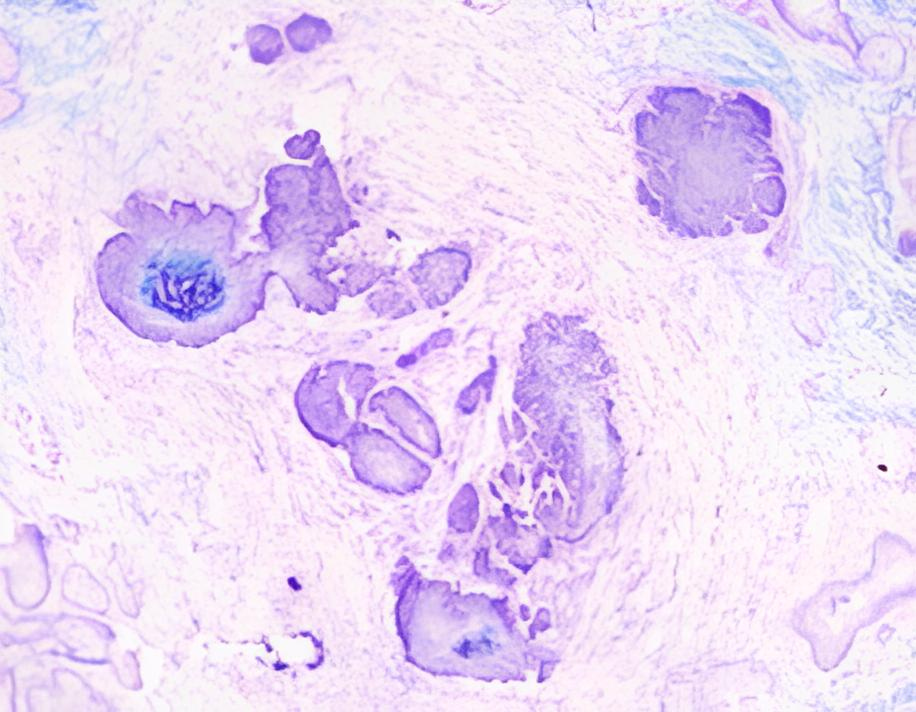
#> input picture HW5/images/image2.jpg, 916 x 712 px
$ python p2.py
#> lines starting #> are read from the running program, lines starting #| are printed output that depends on the picture; after the words box and inside, x2 and y2 are one past the last pixel; in counts of white or black regions, pixels touching at a corner belong together
# -*- coding: utf-8 -*-
"""
Created on Wed Dec  4 15:56:34 2024

@author: jeff9
"""


import cv2
import numpy as np
import matplotlib.pyplot as plt

image = cv2.imread('./images/image2.jpg')
#> image is the input picture: shape (712, 916, 3); mean B, G, R 245.6, 217.4, 235.2
image_rgb = cv2.cvtColor(image, cv2.COLOR_BGR2RGB)

lower_purple = np.array([180, 200, 0])
upper_purple = np.array([255, 255, 255])

mask = cv2.inRange(image_rgb, lower_purple, upper_purple)
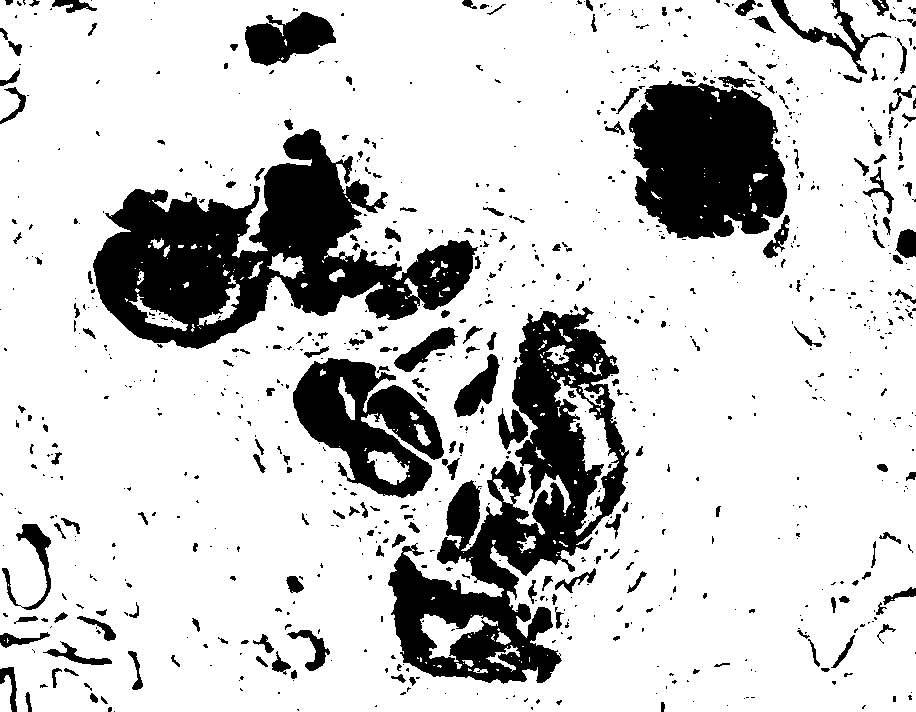
#> mask: shape (712, 916); 80.2% white; 898 black regions (668 under 20 px), largest, box (x1, y1, x2, y2) and area: (93, 129, 478, 349) 37060, (388, 307, 629, 684) 33739, (629, 81, 787, 239) 19274


kernel = np.ones((8, 8), np.uint8)
mask_cleaned = cv2.morphologyEx(mask, cv2.MORPH_CLOSE, kernel)
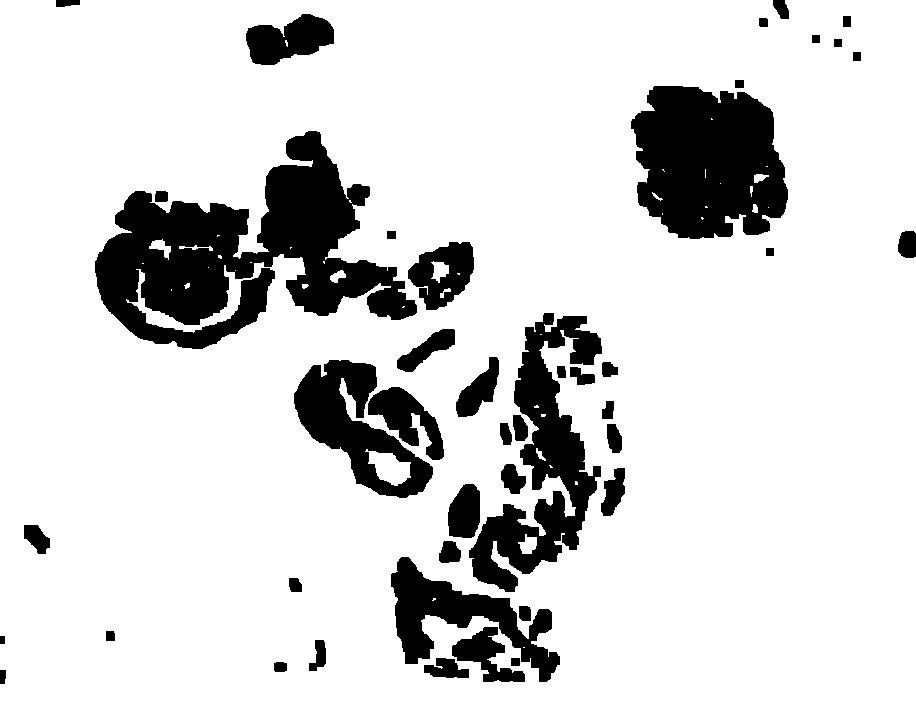
#> mask_cleaned: shape (712, 916); 84.5% white; 44 black regions, largest, box (x1, y1, x2, y2) and area: (95, 131, 417, 349) 31977, (631, 86, 788, 239) 18731, (469, 313, 602, 592) 14151

segmented = cv2.bitwise_and(image_rgb, image_rgb, mask=mask_cleaned)
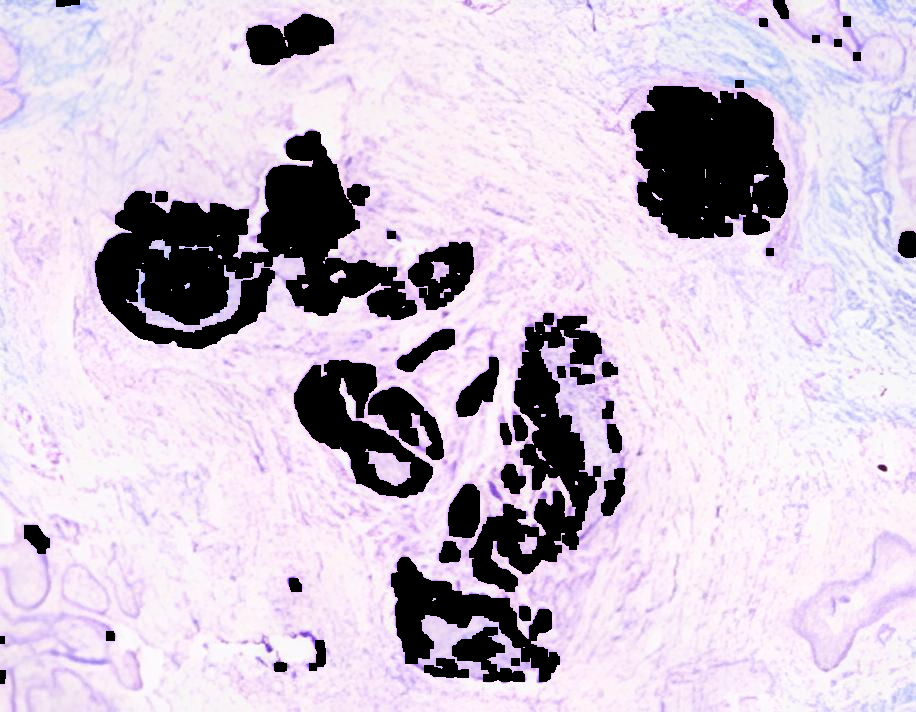
#> segmented: shape (712, 916, 3); mean R, G, B 205.4, 193.2, 209.2
segmented2 = cv2.bitwise_xor(image_rgb,segmented)
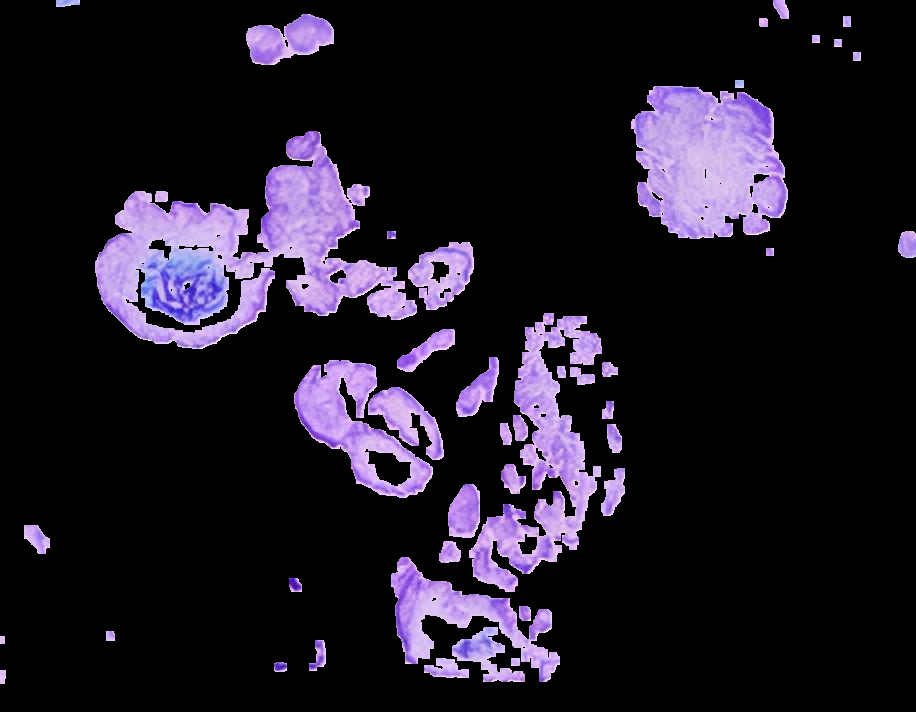
#> segmented2: shape (712, 916, 3); mean R, G, B 29.8, 24.2, 36.4

plt.figure(figsize=(12, 6))
plt.subplot(1, 3, 1)
plt.title("Original Image")
plt.imshow(image_rgb)
plt.axis('off')

plt.subplot(1, 3, 2)
plt.title("Segmented Result")
plt.imshow(segmented)
plt.axis('off')

plt.subplot(1, 3, 3)
plt.title("Segmented Result")
plt.imshow(segmented2)
plt.axis('off')

plt.show()
